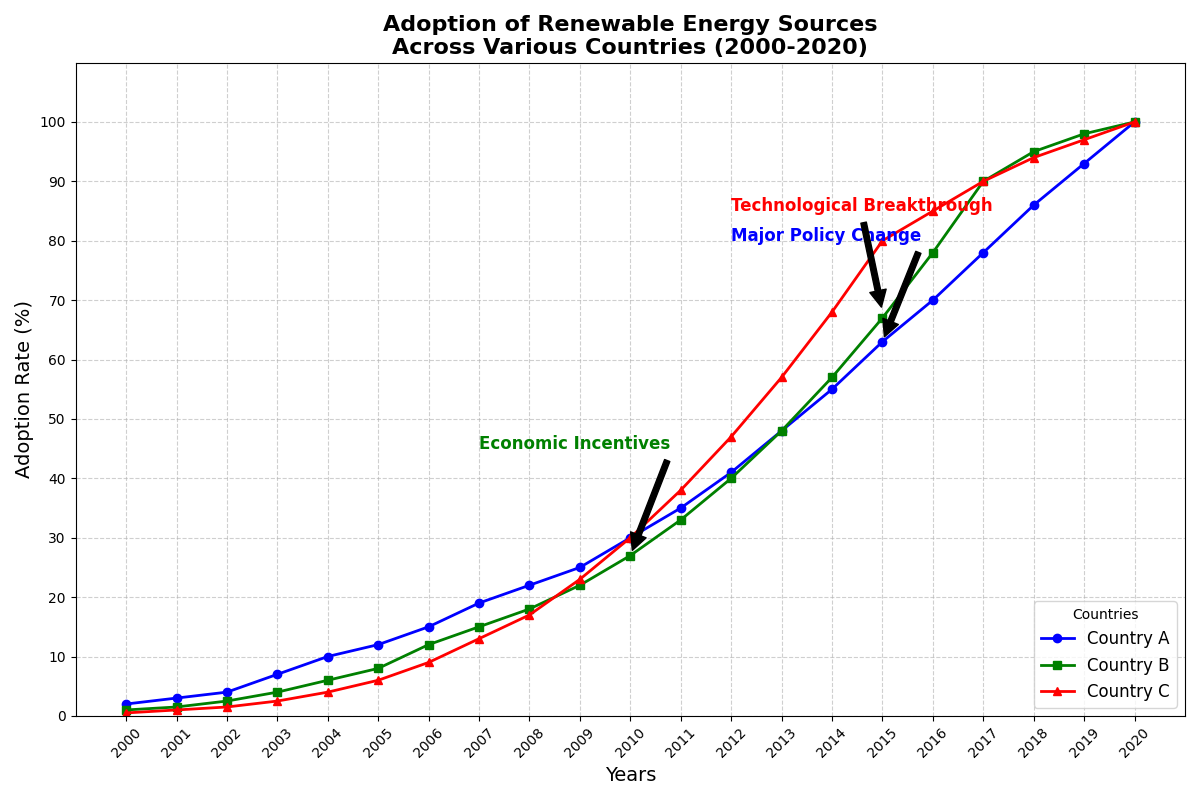

This figure's Python source:
import matplotlib.pyplot as plt
import numpy as np

# Backstory: Tracking the Adoption of Renewable Energy
# Over the past two decades, various countries have been adopting renewable energy at different rates.

# Data
years = np.arange(2000, 2021)
country_a_adoption = np.array([2, 3, 4, 7, 10, 12, 15, 19, 22, 25, 30, 35, 41, 48, 55, 63, 70, 78, 86, 93, 100])
country_b_adoption = np.array([1, 1.5, 2.5, 4, 6, 8, 12, 15, 18, 22, 27, 33, 40, 48, 57, 67, 78, 90, 95, 98, 100])
country_c_adoption = np.array([0.5, 1, 1.5, 2.5, 4, 6, 9, 13, 17, 23, 30, 38, 47, 57, 68, 80, 85, 90, 94, 97, 100])

# Plotting setup
plt.figure(figsize=(12, 8))

# Plot data
plt.plot(years, country_a_adoption, label='Country A', color='blue', marker='o', linewidth=2, markersize=6)
plt.plot(years, country_b_adoption, label='Country B', color='green', marker='s', linewidth=2, markersize=6)
plt.plot(years, country_c_adoption, label='Country C', color='red', marker='^', linewidth=2, markersize=6)

# Plot details
plt.title("Adoption of Renewable Energy Sources\nAcross Various Countries (2000-2020)", fontsize=16, fontweight='bold', ha='center')
plt.xlabel('Years', fontsize=14)
plt.ylabel('Adoption Rate (%)', fontsize=14)
plt.xticks(years, rotation=45)
plt.yticks(np.arange(0, 101, 10))
plt.ylim(0, 110)
plt.grid(True, linestyle='--', alpha=0.6)

# Add legends
plt.legend(title='Countries', fontsize=12, loc='lower right')

# Annotations for key points
plt.annotate('Major Policy Change',
             xy=(2015, 63), xytext=(2012, 80),
             arrowprops=dict(facecolor='black', shrink=0.05),
             fontsize=12, color='blue', fontweight='bold')

plt.annotate('Economic Incentives',
             xy=(2010, 27), xytext=(2007, 45),
             arrowprops=dict(facecolor='black', shrink=0.05),
             fontsize=12, color='green', fontweight='bold')

plt.annotate('Technological Breakthrough',
             xy=(2015, 68), xytext=(2012, 85),
             arrowprops=dict(facecolor='black', shrink=0.05),
             fontsize=12, color='red', fontweight='bold')

# Automatically adjust layout to prevent overlap
plt.tight_layout()

# Show final plot
plt.show()
